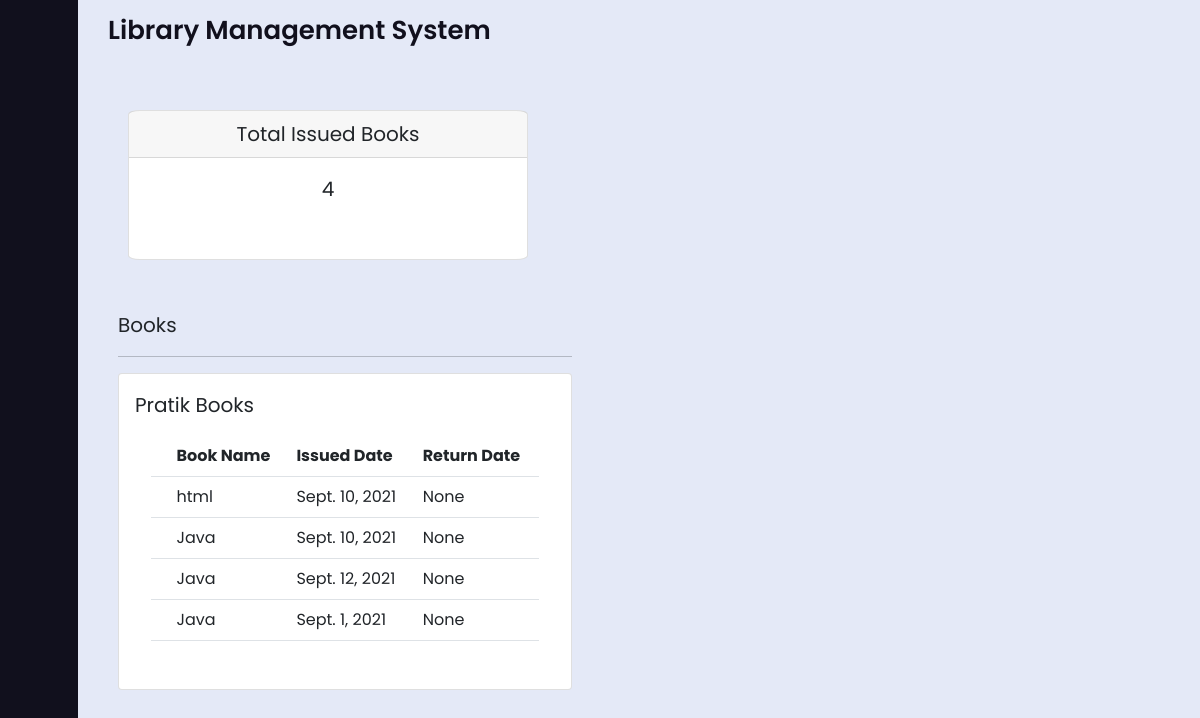
The page /library/view-student/1 (signed in) on the database its author committed.
### library/models.py (models this page shows, shortened)
class StudentModel(models.Model):
    stud_name = models.CharField(max_length=200)
    stud_email = models.EmailField()
    stud_branch = models.CharField(max_length=200, choices=branch)
    stud_enrollmentNo = models.IntegerField()
    def __str__(self):
        return self.stud_name

class IssueBookModel(models.Model):
    stud_name = models.ForeignKey(
        StudentModel, null=True, on_delete=models.SET_NULL)
    book_name = models.ForeignKey(
        AddBookModel, null=True, on_delete=models.SET_NULL)
    issue_date = models.DateField(
        auto_now_add=False, auto_now=False, null=True)
    return_date = models.DateField(null=True, blank=True)

class AddBookModel(models.Model):
    book_name = models.CharField(max_length=200)
    author_name = models.CharField(max_length=200)
    branch = models.CharField(max_length=200, choices=branch)
    isbn_no = models.IntegerField()
    quantity = models.IntegerField()
    def __str__(self):
        return self.book_name

### library/views.py (the view)
# urls.py: path('view-student/<str:id>', views.viewStudent, name='view-student'),
@login_required(login_url='login')
def viewStudent(request, id):
    student = StudentModel.objects.get(id=id)
    books = IssueBookModel.objects.filter(stud_name=student)
    totalbooks = IssueBookModel.objects.filter(stud_name=student).count()
    context = {'totalbooks': totalbooks, 'books': books, 'name': student}
    return render(request, 'library/viewStudent.html', context=context)

### library/templates/library/viewStudent.html (shortened to what this page needs)
{% extends 'library/base.html' %}
{% load crispy_forms_tags %}
{% block content %}
<section class="home-section">
    <div class="home-content">
        <span class="text">Library Management System</span>
    </div>
    <div class="row">
        <div class="col-sm-4">
            <div class="card" style="width: 400px; height: 150px; margin: 50px; border-radius: 3%;">
                <div class="card-header text-center">
                    <label for="header" style="font-size:1.25rem;">Total Issued Books</label>
                </div>
                <div class="card-body text-center">
                    <label for="count" style="font-size:1.25rem;"> {{ totalbooks }} </label>
                </div>
            </div>
        </div>
    </div>
    <div class="row">
        <div class="col-md-5" style="margin-left:40px">
            <label for="Student" style="font-size:1.25rem; font-weight: 400;"> Books
            </label>
            <hr>
            <div class="card p-3">
                <div class="card-hrader">
                    <label for="Student" style="font-size:1.25rem; font-weight: 400;"> {{name}} Books
                    </label>
                </div>
                <div class="card-body">
                    <table class="table">
                        <tr>
                            <th></th>
                            <th>Book Name </th>
                            <th>Issued Date </th>
                            <th>Return Date </th>
                        </tr>
                        {% for book in books %}
                        <tr>
                            <td></td>
                            <td>{{book.book_name}}</td>
                            <td>{{book.issue_date}}</td>
                            <td>{{book.return_date}}</td>
                        </tr>
                        {% endfor %}
                    </table>
                </div>
            </div>
        </div>
    </div>
</section>
{% endblock %}

### static/css/style.css (style rules this page uses)
* { margin: 0; padding: 0; box-sizing: border-box; font-family: "Poppins", sans-serif; }
.home-section { position: relative; background: #e4e9f7; height: 100vh; left: 260px; width: calc(100% - 260px); transition: all 0.5s ease; }
.sidebar.close ~ .home-section { left: 78px; width: calc(100% - 78px); }
.home-section .home-content { height: 60px; display: flex; align-items: center; }
.home-section .home-content .bx-menu, .home-section .home-content .text { color: #11101d; font-size: 35px; }
.home-section .home-content .text { font-size: 26px; font-weight: 600; }

### rows shown on the page
StudentModel: stud_name "Pratik"
IssueBookModel: book_name "html", issue_date "Sept. 10, 2021", return_date "None"
IssueBookModel: book_name "Java", issue_date "Sept. 10, 2021", return_date "None"
IssueBookModel: book_name "Java", issue_date "Sept. 12, 2021", return_date "None"
IssueBookModel: book_name "Java", issue_date "Sept. 1, 2021", return_date "None"

### other values the page prints
{{ totalbooks }} "4"
